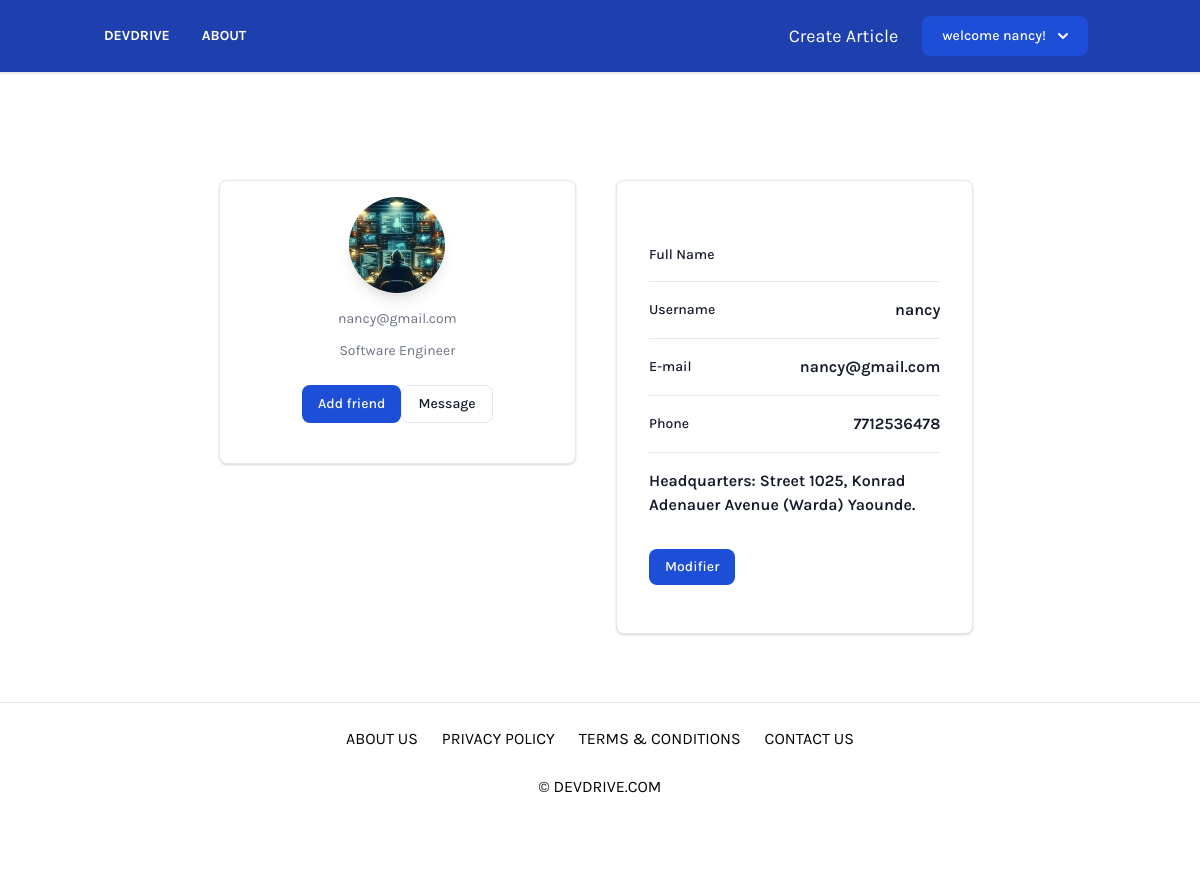
Screenshot of /user/profile (signed in) with the database file from the repository.
### core/models.py (models this page shows, shortened)
class CustomUser(AbstractUser):
    email = models.EmailField(unique=True)
    profile_pic = models.ImageField(upload_to="p_img", blank=True, null=True)
    address = models.CharField(max_length=150, blank=True, null=True)
    phone = models.CharField(max_length=12, blank=True, null=True)
    role = models.CharField(max_length=120, blank=True, null=True)
    bio = models.TextField(blank=True, null=True)
    USERNAME_FIELD = "email"
    REQUIRED_FIELDS = ("username",)

### core/views.py (the view)
# urls.py: path("profile", views.profile, name="profile"),
@login_required(login_url="signin")
def profile(request):
    user = request.user
    blogs = Blog.objects.filter(user=user)
    context={"user": user, "blogs": blogs}
    return render(request, "core/profile.html", context)

### core/templates/core/profile.html (shortened to what this page needs)
{% extends "base.html" %}
{% block content %}
<div class="mt-5 py-8 mb-5">
    <div class="grid grid-cols-6 gap-4">
        <div class="col-start-2 col-span-4 ...">
            <div class="flex ">
                <div class="flex-1  px-2 py-2 m-2">
                    <div class="w-full max-w-sm bg-white border border-gray-200 rounded-lg shadow dark:bg-gray-800 dark:border-gray-700">
                        <div class="flex flex-col items-center pb-10 py-4">
                            {% if user.profile_pic %}
                            <img class="w-24 h-24 mb-3 rounded-full shadow-lg" src="{{user.profile_pic.url}}" alt="Bonnie image"/>
                            {% else %}
                                <img class="w-24 h-24 mb-3 rounded-full shadow-lg" src="https://bootdey.com/img/Content/avatar/avatar3.png" alt="Bonnie image"/>
                            {% endif %}
                            <span class="text-sm text-gray-500 dark:text-gray-400">{{user.email}} </span>
                            <div class="flex mt-2 md:mt-3 px-2 mx-2">
                                <span class="text-sm text-gray-500 dark:text-gray-400">{{user.bio |  linebreaks}}</span>
                            </div>
                            <div class="flex mt-4 md:mt-6 px-2 mx-2">
                                <a href="#" class="inline-flex items-center px-4 py-2 text-sm font-medium text-center text-white bg-blue-700 rounded-lg hover:bg-blue-800 focus:ring-4 focus:outline-none focus:ring-blue-300 dark:bg-blue-600 dark:hover:bg-blue-700 dark:focus:ring-blue-800">Add friend</a>
                                <a href="#" class="py-2 px-4 ms-2 text-sm font-medium text-gray-900 focus:outline-none bg-white rounded-lg border border-gray-200 hover:bg-gray-100 hover:text-blue-700 focus:z-10 focus:ring-4 focus:ring-gray-100 dark:focus:ring-gray-700 dark:bg-gray-800 dark:text-gray-400 dark:border-gray-600 dark:hover:text-white dark:hover:bg-gray-700">Message</a>
                            </div>
                        </div>
                    </div>
                </div>
                <div class="flex-1  px-4 py-2 m-2">
                    <div class="w-full max-w-md p-4 bg-white border border-gray-200 rounded-lg shadow sm:p-8 dark:bg-gray-800 dark:border-gray-700">
                        <div class="flow-root">
                                <ul role="list" class="divide-y divide-gray-200 dark:divide-gray-700">
                                    <li class="py-3 sm:py-4">
                                        <div class="flex items-center">
                                            <div class="flex-1 min-w-0 ms-4">
                                                <p class="text-sm font-medium text-gray-900 truncate dark:text-white">
                                                    Full Name
                                                </p>
                                            </div>
                                        </div>
                                    </li>
                                    <li class="py-3 sm:py-4">
                                        <div class="flex items-center ">
                                            <div class="flex-1 min-w-0 ms-4">
                                                <p class="text-sm font-medium text-gray-900 truncate dark:text-white">
                                                    Username
                                                </p>
                                            </div>
                                            <div class="inline-flex items-center text-base font-semibold text-gray-900 dark:text-white">
                                                {{user.username}}
                                            </div>
                                        </div>
                                    </li>
                                    <li class="py-3 sm:py-4">
                                        <div class="flex items-center ">
                                            <div class="flex-1 min-w-0 ms-4">
                                                <p class="text-sm font-medium text-gray-900 truncate dark:text-white">
                                                    E-mail
                                                </p>
                                            </div>
                                            <div class="inline-flex items-center text-base font-semibold text-gray-900 dark:text-white">
                                                {{user.email}}
                                            </div>
                                        </div>
                                    </li>
                                    <li class="py-3 sm:py-4">
                                        <div class="flex items-center ">
                                            <div class="flex-1 min-w-0 ms-4">
                                                <p class="text-sm font-medium text-gray-900 truncate dark:text-white">
                                                    Phone
                                                </p>
                                            </div>
                                            <div class="inline-flex items-center text-base font-semibold text-gray-900 dark:text-white">
                                                {{user.phone}}
                                            </div>
                                        </div>
                                    </li>
                                    <li class="py-3 sm:py-4">
                                        <div class="flex items-center ">
                                            <div class="inline-flex items-center text-base font-semibold text-gray-900 dark:text-white">
                                                {{user.address}}
                                            </div>
                                        </div>
                                    </li>
                                </ul>
                        </div>
                        <div class="py-4">
                            <a href="{% url 'update-profile'  %}" class="inline-flex items-center px-4 py-2 text-sm font-medium text-center text-white bg-blue-700 rounded-lg hover:bg-blue-800 focus:ring-4 focus:outline-none focus:ring-blue-300 dark:bg-blue-600 dark:hover:bg-blue-700 dark:focus:ring-blue-800">Modifier</a>
                        </div>
                    </div>
                </div>
            </div>
        </div>
    </div>
    </div>
{% endblock content %}

### templates/base.html (shortened to what this page needs)
{% load static %}
<!DOCTYPE html>
<html lang="en">
<head>
    <link href="{% static 'src/styles.css' %}" rel="stylesheet">
    <link href="https://cdnjs.cloudflare.com/ajax/libs/tailwindcss/2.2.19/tailwind.min.css" rel="stylesheet">
</head>
<body class="bg-white font-family-karla">
    <nav class="w-full py-4 bg-blue-800 shadow">
        <div class="w-full container mx-auto flex flex-wrap items-center justify-between">
            <nav>
                <ul class="flex items-center justify-between font-bold text-sm text-white uppercase no-underline">
                    <li><a class="hover:text-gray-200 hover:underline px-4" href="http://127.0.0.1:8000/">DEVDRIVE</a></li>
                    <li><a class="hover:text-gray-200 hover:underline px-4" href="">About</a></li>
                </ul>
            </nav>
            <div class="flex items-center text-lg no-underline text-white pr-6">
                {% if user.is_authenticated  %}
                    <a class="pl-6" href="{% url 'create-article'  %}">
                        Create Article
                    </a>
                    <a class="pl-6" href="#">
                        <button id="dropdownDefaultButton" data-dropdown-toggle="dropdown" class="text-white bg-blue-700 hover:bg-blue-800 focus:ring-4 focus:outline-none focus:ring-blue-300 font-medium rounded-lg text-sm px-5 py-2.5 text-center inline-flex items-center dark:bg-blue-600 dark:hover:bg-blue-700 dark:focus:ring-blue-800" type="button">welcome {{user.username}}! <svg class="w-2.5 h-2.5 ms-3" aria-hidden="true" xmlns="http://www.w3.org/2000/svg" fill="none" viewBox="0 0 10 6">
                        <path stroke="currentColor" stroke-linecap="round" stroke-linejoin="round" stroke-width="2" d="m1 1 4 4 4-4"/>
                        </svg>
                        </button>
                    </a>
                {% endif %}
            </div>
        </div>
    </nav>
    <div class="grid grid-cols-6 gap-4 py-5">
    </div>
     {% block content %}{% endblock content %}
    <footer class="w-full border-t bg-white pb-12">
        <div class="w-full container mx-auto flex flex-col items-center">
            <div class="flex flex-col md:flex-row text-center md:text-left md:justify-between py-6">
                <a href="#" class="uppercase px-3">About Us</a>
                <a href="#" class="uppercase px-3">Privacy Policy</a>
                <a href="#" class="uppercase px-3">Terms & Conditions</a>
                <a href="#" class="uppercase px-3">Contact Us</a>
            </div>
            <div class="uppercase pb-6">&copy; devdrive.com</div>
        </div>
    </footer>
</body>
</html>

### templates/base.html (style rules this page uses)
.font-family-karla { font-family: karla; }

### rows the page displays
CustomUser: username "nancy", profile_pic (picture), email "nancy@gmail.com", bio "Software Engineer", phone "7712536478", address "Headquarters: Street 1025, Konrad Adenauer Avenue (Warda) Yaounde."
